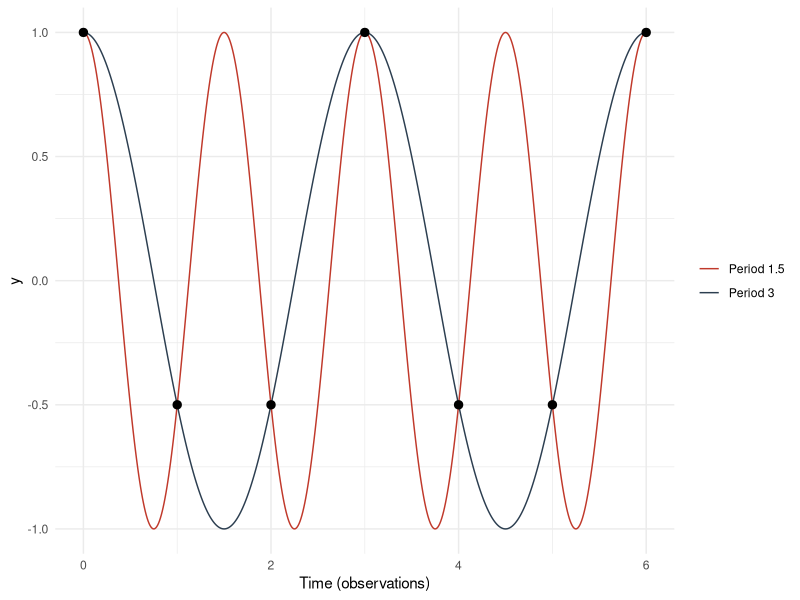
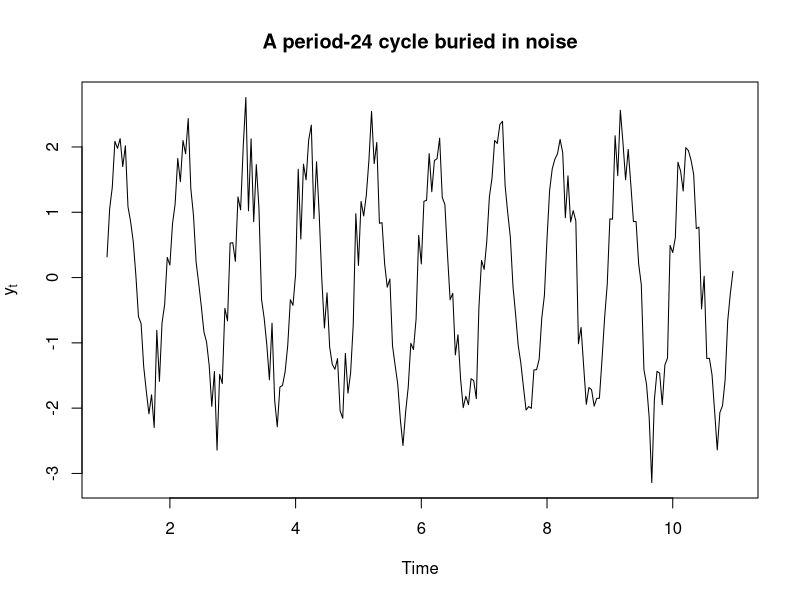
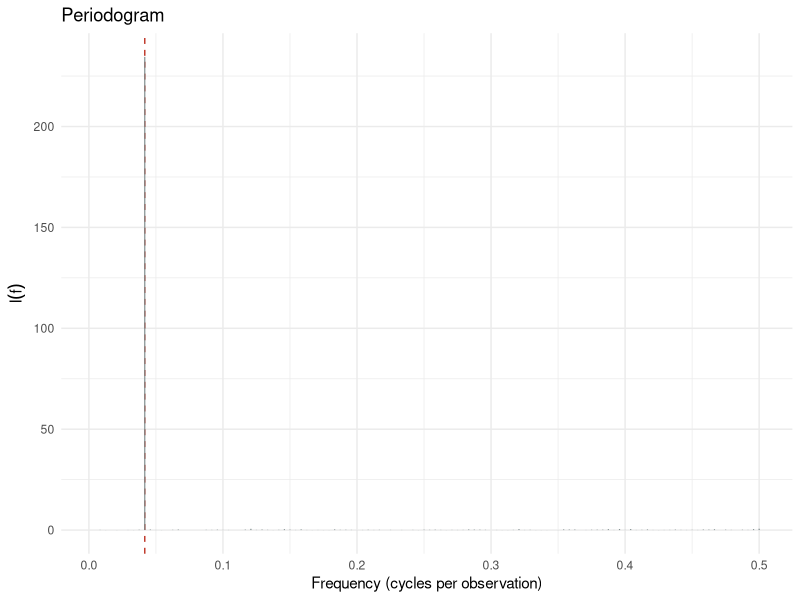
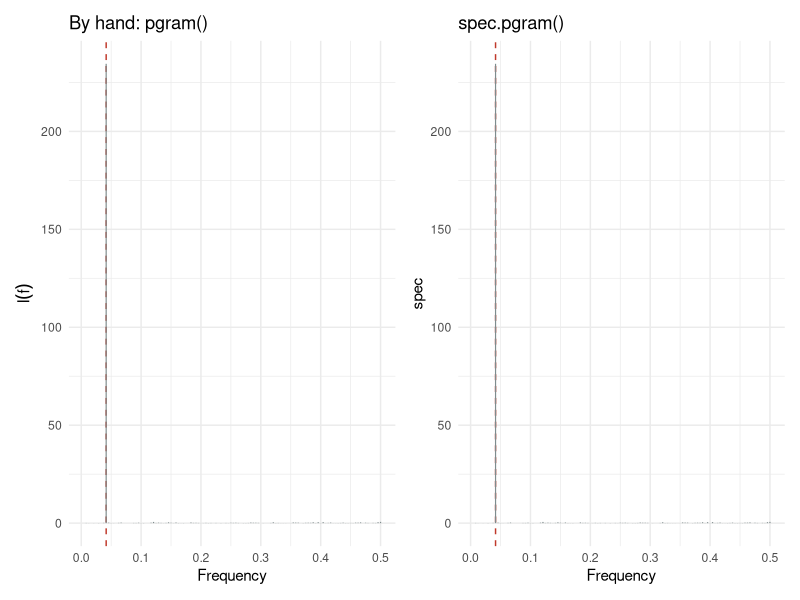
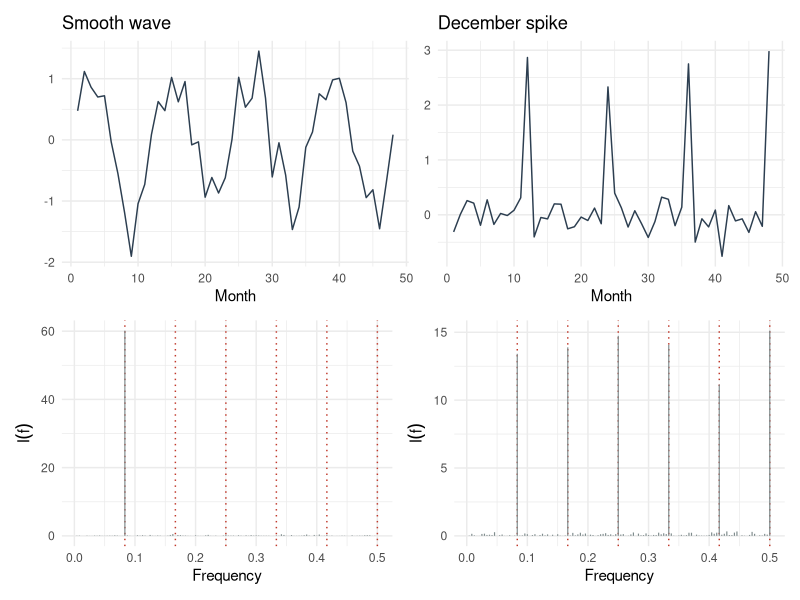
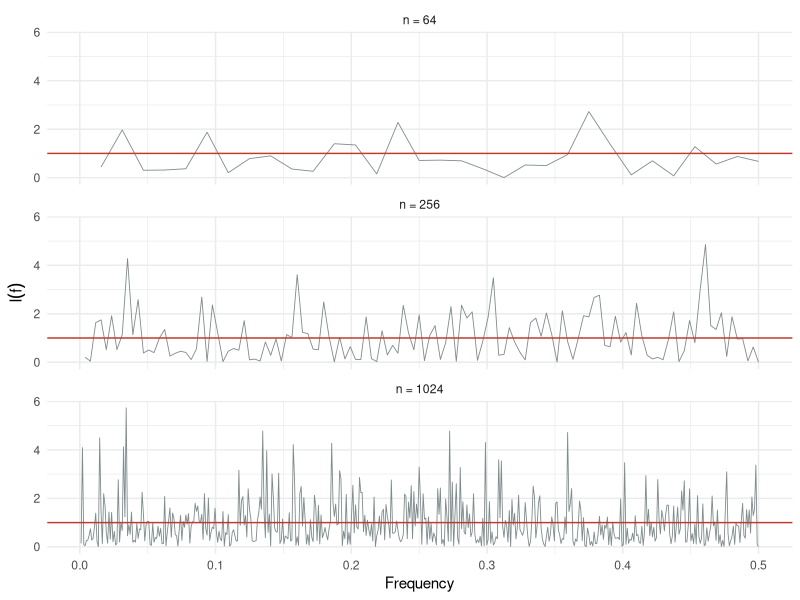
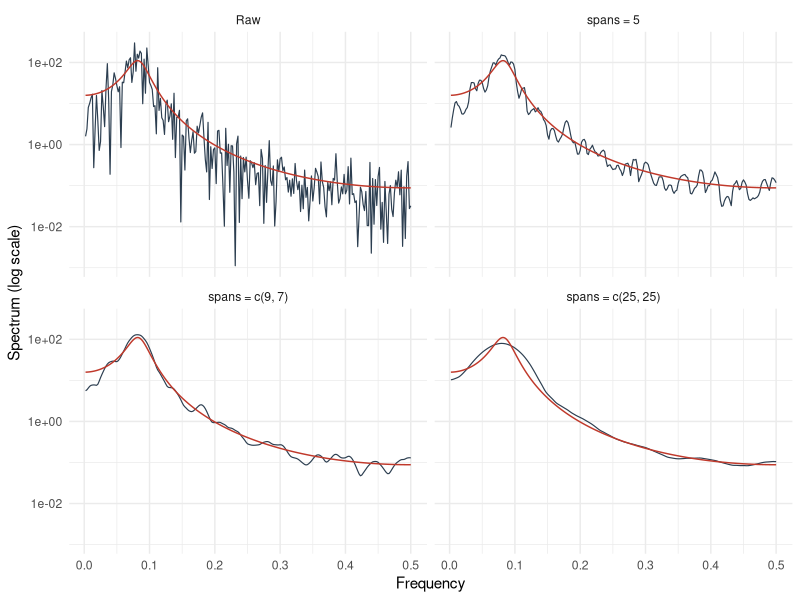
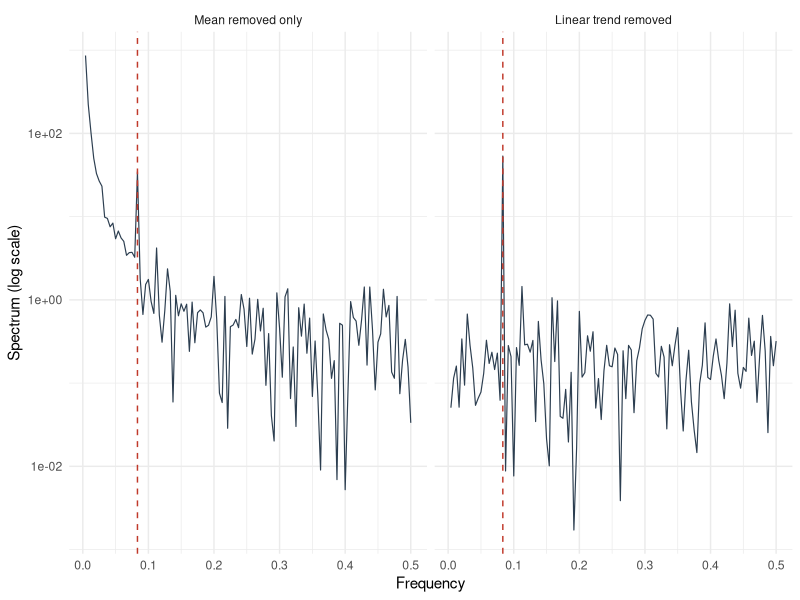

The R script that drew these images, in order:
## ---- chunk 1
#| message: false
#| warning: false
library(tidyverse)
library(patchwork)

theme_set(theme_minimal(base_size = 11))

col_obs  <- "#2C3E50"   # the observed series
col_ref  <- "#C0392B"   # truth or reference line
col_bar  <- "#7F8C8D"   # periodogram ordinates

# Raw periodogram at the Fourier frequencies j/n, j = 1, ..., floor(n/2).
# Element k + 1 of fft(y) corresponds to frequency k/n.
pgram <- function(y, demean = TRUE) {
  n <- length(y)
  if (demean) y <- y - mean(y)
  I <- Mod(fft(y))^2 / n
  j <- 1:floor(n / 2)
  tibble(freq = j / n, period = n / j, I = I[j + 1])
}

# Theoretical ARMA spectral density, unit innovation variance by default.
arma_spec <- function(f, ar = numeric(0), ma = numeric(0), sigma2 = 1) {
  vapply(f, function(ff) {
    num <- if (length(ma))
      Mod(1 + sum(ma * exp(-2i * pi * ff * seq_along(ma))))^2 else 1
    den <- if (length(ar))
      Mod(1 - sum(ar * exp(-2i * pi * ff * seq_along(ar))))^2 else 1
    sigma2 * num / den
  }, numeric(1))
}

# Fisher's exact test for the largest periodogram ordinate, white-noise null.
# Self-contained: uses the closed-form p-value, no external package needed.
#   g = max ordinate / sum of ordinates
#   P(G > g) = sum_{k=1}^{floor(1/g)} (-1)^{k-1} choose(q, k) (1 - k g)^{q-1}
fisher_g_test <- function(y) {
  y <- y - mean(y)
  n <- length(y)
  I <- Mod(fft(y))^2 / n
  m <- floor((n - 1) / 2)          # ordinates that are exponential under H0
  I <- I[2:(m + 1)]
  q <- length(I)
  g <- max(I) / sum(I)
  K <- floor(1 / g)
  k <- 1:K
  terms <- (-1)^(k - 1) * exp(lchoose(q, k) + (q - 1) * log1p(-k * g))
  p <- min(max(sum(terms), 0), 1)
  jmax <- which.max(I)
  list(g = g, p.value = p, freq = jmax / n, period = n / jmax)
}

# Turn a spec.pgram() object into a tibble for ggplot
spec_df <- function(sp, label = NULL) {
  tibble(freq = sp$freq, spec = sp$spec, label = label)
}
## ---- chunk 2
frequency(ts(1:24, frequency = 12))
frequency(ts(1:8, frequency = 4))
## ---- chunk 3
#| fig-cap: "Figure 1: Two waves of periods 1.5 and 3. Sampled at the integers (points), they give the same values."
t_fine <- seq(0, 6, by = 0.01)

waves <- tibble(t = t_fine,
                `Period 1.5` = cos(2 * pi * t_fine / 1.5),
                `Period 3`   = cos(2 * pi * t_fine / 3)) |>
  pivot_longer(-t, names_to = "wave", values_to = "y")

samples <- tibble(t = 0:6, y = cos(2 * pi * (0:6) / 3))

ggplot(waves, aes(t, y, colour = wave)) +
  geom_line() +
  geom_point(data = samples, aes(t, y), colour = "black", size = 2.5,
             inherit.aes = FALSE) +
  scale_colour_manual(values = c(col_ref, col_obs)) +
  labs(x = "Time (observations)", y = "y", colour = NULL)
## ---- chunk 4
set.seed(5)
n5 <- 100
t5 <- 1:n5
y5 <- 3 * cos(2 * pi * 5 * t5 / n5 + 1) + rnorm(n5)

f5  <- 5 / n5
fit <- lm(y5 ~ sin(2 * pi * f5 * t5) + cos(2 * pi * f5 * t5))
ab  <- coef(fit)[2:3]

c(from_regression  = n5 / 4 * sum(ab^2),
  from_periodogram = pgram(y5)$I[5])

# the ordinates add up to (about) half the sum of squares
c(sum_I = sum(pgram(y5)$I), half_SS = sum((y5 - mean(y5))^2) / 2)
## ---- chunk 5
set.seed(100)
y_cyc  <- 2 * sin(2 * pi * (1:240) / 24) + rnorm(240, 0, 0.4)
ts_cyc <- ts(y_cyc, frequency = 24)

plot(ts_cyc, main = "A period-24 cycle buried in noise",
     ylab = expression(y[t]), xlab = "Time")
## ---- chunk 6
pg_cyc <- pgram(y_cyc)
pg_cyc |> slice_max(I, n = 5)
## ---- chunk 7
#| fig-cap: "Figure 2: Periodogram of the period-24 series. The dashed line marks f = 1/24."
ggplot(pg_cyc, aes(freq, I)) +
  geom_vline(xintercept = 1 / 24, linetype = "dashed", colour = col_ref) +
  geom_segment(aes(xend = freq, yend = 0), colour = col_bar, linewidth = 0.4) +
  labs(x = "Frequency (cycles per observation)", y = expression(I(f)),
       title = "Periodogram")
## ---- chunk 8
sp_cyc <- spec.pgram(y_cyc, taper = 0, detrend = FALSE, fast = FALSE,
                     plot = FALSE)

jmax <- which.max(sp_cyc$spec)
c(peak_frequency = sp_cyc$freq[jmax],
  peak_period    = 1 / sp_cyc$freq[jmax])
## ---- chunk 9
#| fig-cap: "Figure 3: The raw periodogram by hand (left) and from spec.pgram() with its defaults off (right)."
p_hand <- ggplot(pg_cyc, aes(freq, I)) +
  geom_vline(xintercept = 1 / 24, linetype = "dashed", colour = col_ref) +
  geom_segment(aes(xend = freq, yend = 0), colour = col_bar, linewidth = 0.4) +
  labs(x = "Frequency", y = expression(I(f)), title = "By hand: pgram()")

p_spec <- ggplot(spec_df(sp_cyc), aes(freq, spec)) +
  geom_vline(xintercept = 1 / 24, linetype = "dashed", colour = col_ref) +
  geom_segment(aes(xend = freq, yend = 0), colour = col_bar, linewidth = 0.4) +
  labs(x = "Frequency", y = "spec", title = "spec.pgram()")

p_hand + p_spec
## ---- chunk 10
#| fig-cap: "Figure 4: A smooth monthly pattern (left) and a December spike (right), with their periodograms. Dotted lines at k/12."
set.seed(8)
mon <- 1:240
y_wave  <- sin(2 * pi * mon / 12) + rnorm(240, 0, 0.3)
y_spike <- ifelse(mon %% 12 == 0, 3, 0) + rnorm(240, 0, 0.3)

plot_series <- function(y, title) {
  ggplot(tibble(t = 1:48, y = y[1:48]), aes(t, y)) +
    geom_line(colour = col_obs) +
    labs(x = "Month", y = NULL, title = title)
}

plot_pgram <- function(y) {
  ggplot(pgram(y), aes(freq, I)) +
    geom_vline(xintercept = (1:6) / 12, linetype = "dotted", colour = col_ref) +
    geom_segment(aes(xend = freq, yend = 0), colour = col_bar, linewidth = 0.4) +
    labs(x = "Frequency", y = expression(I(f)))
}

(plot_series(y_wave, "Smooth wave") | plot_series(y_spike, "December spike")) /
  (plot_pgram(y_wave) | plot_pgram(y_spike))
## ---- chunk 11
pgram(y_spike) |> slice_max(I, n = 7)
## ---- chunk 12
#| fig-cap: "Figure 5: Raw periodograms of white noise at three sample sizes, against the true flat spectrum (red, at 1)."
set.seed(3)
wn <- map_dfr(c(64, 256, 1024), function(n) {
  pgram(rnorm(n)) |> mutate(n = paste("n =", n))
})
wn$n <- factor(wn$n, levels = c("n = 64", "n = 256", "n = 1024"))

ggplot(wn, aes(freq, I)) +
  geom_line(colour = col_bar, linewidth = 0.3) +
  geom_hline(yintercept = 1, colour = col_ref) +
  facet_wrap(~ n, ncol = 1) +
  labs(x = "Frequency", y = expression(I(f)))

# the spread of the ordinates does not shrink as n grows
wn |> group_by(n) |> summarise(mean_I = mean(I), sd_I = sd(I), max_I = max(I))
## ---- chunk 13
#| fig-cap: "Figure 6: One AR(2) series with no smoothing and three increasing spans, against the true spectral density (red), log scale."
set.seed(4)
ar2 <- c(1.5588, -0.81)               # complex roots, peak near period 12
y_ar2 <- arima.sim(list(ar = ar2), n = 480)

spans_list <- list("Raw" = NULL, "spans = 5" = 5,
                   "spans = c(9, 7)" = c(9, 7), "spans = c(25, 25)" = c(25, 25))

sm <- imap_dfr(spans_list, function(s, nm) {
  spec_df(spec.pgram(y_ar2, spans = s, plot = FALSE), nm)
})
sm$label <- factor(sm$label, levels = names(spans_list))

truth <- tibble(freq = seq(0.002, 0.5, length.out = 400)) |>
  mutate(spec = arma_spec(freq, ar = ar2))

ggplot(sm, aes(freq, spec)) +
  geom_line(colour = col_obs, linewidth = 0.4) +
  geom_line(data = truth, colour = col_ref) +
  scale_y_log10() +
  facet_wrap(~ label) +
  labs(x = "Frequency", y = "Spectrum (log scale)")
## ---- chunk 14
set.seed(5)
fisher_g_test(rnorm(240))    # white noise
## ---- chunk 15
fisher_g_test(y_cyc)         # the period-24 series from Section 7
## ---- chunk 16
#| fig-cap: "Figure 7: A trending series with a 12-month cycle, without (left) and with (right) detrending. Dashed line at f = 1/12."
set.seed(9)
t9   <- 1:240
y_tr <- 0.05 * t9 + sin(2 * pi * t9 / 12) + rnorm(240, 0, 0.5)

sp_raw <- spec.pgram(y_tr, detrend = FALSE, taper = 0, plot = FALSE)
sp_det <- spec.pgram(y_tr, detrend = TRUE,  taper = 0, plot = FALSE)

det <- bind_rows(spec_df(sp_raw, "Mean removed only"),
                 spec_df(sp_det, "Linear trend removed"))
det$label <- factor(det$label, levels = c("Mean removed only", "Linear trend removed"))

ggplot(det, aes(freq, spec)) +
  geom_line(colour = col_obs, linewidth = 0.4) +
  geom_vline(xintercept = 1 / 12, linetype = "dashed", colour = col_ref) +
  scale_y_log10() +
  facet_wrap(~ label) +
  labs(x = "Frequency", y = "Spectrum (log scale)")
## ---- chunk 17
#| fig-cap: "Figure 8: Theoretical spectral densities (unit innovation variance)."
f_grid <- seq(0.001, 0.5, length.out = 500)

theory <- bind_rows(
  tibble(freq = f_grid, spec = arma_spec(f_grid),               model = "White noise"),
  tibble(freq = f_grid, spec = arma_spec(f_grid, ar = 0.8),     model = "AR(1), phi = 0.8"),
  tibble(freq = f_grid, spec = arma_spec(f_grid, ar = -0.8),    model = "AR(1), phi = -0.8"),
  tibble(freq = f_grid, spec = arma_spec(f_grid, ar = ar2),     model = "AR(2), complex roots")
)
theory$model <- factor(theory$model, levels = unique(theory$model))

ggplot(theory, aes(freq, spec)) +
  geom_line(colour = col_obs) +
  facet_wrap(~ model, scales = "free_y") +
  labs(x = "Frequency", y = "f(frequency)")
## ---- chunk 18
peak_f <- f_grid[which.max(arma_spec(f_grid, ar = ar2))]
c(peak_frequency = peak_f, peak_period = 1 / peak_f)
## ---- chunk 19
#| fig-cap: "Figure 9: Multipliers applied to the spectrum by a first difference and a lag-12 seasonal difference."
mult <- bind_rows(
  tibble(freq = f_grid, gain = 4 * sin(pi * f_grid)^2,      filter = "First difference"),
  tibble(freq = f_grid, gain = 4 * sin(12 * pi * f_grid)^2, filter = "Seasonal difference (lag 12)")
)

ggplot(mult, aes(freq, gain)) +
  geom_line(colour = col_obs) +
  geom_hline(yintercept = 1, linetype = "dashed", colour = col_ref) +
  facet_wrap(~ filter, ncol = 1) +
  labs(x = "Frequency", y = "Multiplier")
## ---- chunk 20
set.seed(13)
y_ex <- 1.5 * sin(2 * pi * (1:360) / 30) + rnorm(360, 0, 0.8)

ggplot(tibble(t = 1:360, y = y_ex), aes(t, y)) +
  geom_line(colour = col_obs, linewidth = 0.4) +
  labs(x = "Time", y = expression(y[t]), title = "Series with a 30-observation cycle")
## ---- chunk 21
pg_ex <- pgram(y_ex)
pg_ex |> slice_max(I, n = 5)
## ---- chunk 22
ggplot(pg_ex, aes(freq, I)) +
  geom_vline(xintercept = 1 / 30, linetype = "dashed", colour = col_ref) +
  geom_segment(aes(xend = freq, yend = 0), colour = col_bar, linewidth = 0.4) +
  labs(x = "Frequency", y = expression(I(f)), title = "Raw periodogram")
## ---- chunk 23
sp_light <- spec.pgram(y_ex, spans = 5,       plot = FALSE)
sp_heavy <- spec.pgram(y_ex, spans = c(9, 7), plot = FALSE)

two <- bind_rows(spec_df(sp_light, "spans = 5"),
                 spec_df(sp_heavy, "spans = c(9, 7)"))

ggplot(two, aes(freq, spec, colour = label)) +
  geom_line(linewidth = 0.5) +
  geom_vline(xintercept = 1 / 30, linetype = "dashed", colour = col_ref) +
  scale_y_log10() +
  scale_colour_manual(values = c(col_bar, col_obs)) +
  labs(x = "Frequency", y = "Spectrum (log scale)", colour = NULL)
## ---- chunk 24
c(light_peak_period = 1 / sp_light$freq[which.max(sp_light$spec)],
  heavy_peak_period = 1 / sp_heavy$freq[which.max(sp_heavy$spec)])
## ---- chunk 25
fisher_g_test(y_ex)
## ---- chunk 26
set.seed(2026)
n_h  <- 24 * 7 * 8                       # eight weeks of hours
hr   <- 0:(n_h - 1)
hour <- hr %% 24
day  <- hr %/% 24
weekend <- (day %% 7) %in% c(5, 6)

daily_shape <- 3 * exp(-(hour - 8)^2 / 4) + 4 * exp(-(hour - 19)^2 / 6)
noise <- as.numeric(arima.sim(list(ar = 0.7), n = n_h, sd = 0.5))

demand <- 25 + daily_shape - 2 * weekend + 0.002 * hr + noise

elec <- tibble(hr = hr, demand = demand)
## ---- chunk 27
#| fig-cap: "Figure 10: The first two weeks of simulated hourly demand. Weekends are shaded."
wk_end <- tibble(start = c(5, 12) * 24, end = c(7, 14) * 24)

ggplot(filter(elec, hr < 24 * 14), aes(hr, demand)) +
  geom_rect(data = wk_end, aes(xmin = start, xmax = end, ymin = -Inf, ymax = Inf),
            fill = "grey90", inherit.aes = FALSE) +
  geom_line(colour = col_obs, linewidth = 0.4) +
  labs(x = "Hour", y = "Demand (GW)")
## ---- chunk 28
#| fig-cap: "Figure 11: Smoothed spectrum of hourly demand (log scale). Red dashed lines at the daily frequency and its harmonics, k/24."
sp_elec <- spec.pgram(demand, spans = c(3, 3), fast = FALSE, plot = FALSE)

ggplot(spec_df(sp_elec), aes(freq, spec)) +
  geom_vline(xintercept = (1:6) / 24, linetype = "dashed", colour = col_ref,
             linewidth = 0.3) +
  geom_line(colour = col_obs, linewidth = 0.4) +
  scale_y_log10() +
  labs(x = "Frequency (cycles per hour)", y = "Spectrum (log scale)")
## ---- chunk 29
#| fig-cap: "Figure 12: Zoom on the low frequencies (raw periodogram after detrending). Blue dotted lines at the weekly frequency and its harmonics, k/168; red dashed line at 1/24."
sp_low <- spec.pgram(demand, taper = 0, fast = FALSE, plot = FALSE)

ggplot(filter(spec_df(sp_low), freq <= 0.05), aes(freq, spec)) +
  geom_vline(xintercept = (1:6) / 168, linetype = "dotted", colour = "steelblue") +
  geom_vline(xintercept = 1 / 24, linetype = "dashed", colour = col_ref) +
  geom_segment(aes(xend = freq, yend = 0), colour = col_bar, linewidth = 0.5) +
  labs(x = "Frequency (cycles per hour)", y = "Periodogram")
## ---- chunk 30
# biggest ordinates, as periods in hours
spec_df(sp_low) |>
  mutate(period_hours = 1 / freq) |>
  slice_max(spec, n = 8)
## ---- chunk 31
# Fisher's test on the detrended series
fisher_g_test(as.numeric(resid(lm(demand ~ hr))))
